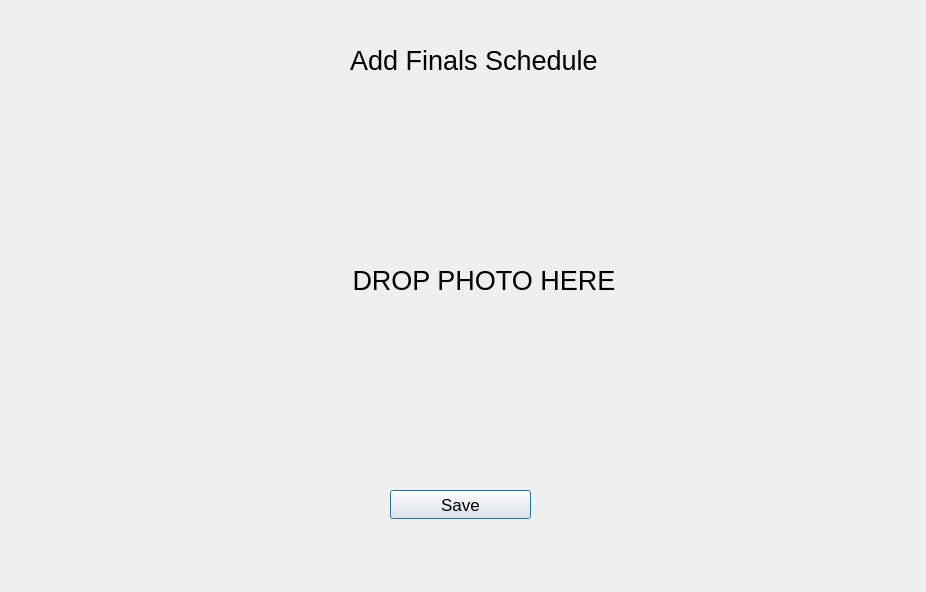
<?xml version="1.0" encoding="UTF-8"?>
<ui version="4.0">
 <class>AddFinalSchedule</class>
 <widget class="QDialog" name="AddFinalSchedule">
  <property name="geometry">
   <rect>
    <x>0</x>
    <y>0</y>
    <width>926</width>
    <height>592</height>
   </rect>
  </property>
  <property name="windowTitle">
   <string>Add Final Schedule</string>
  </property>
  <widget class="QPushButton" name="btn_save">
   <property name="geometry">
    <rect>
     <x>390</x>
     <y>490</y>
     <width>141</width>
     <height>29</height>
    </rect>
   </property>
   <property name="styleSheet">
    <string notr="true">font-size: 13pt;</string>
   </property>
   <property name="text">
    <string>Save</string>
   </property>
  </widget>
  <widget class="QLabel" name="label_2">
   <property name="geometry">
    <rect>
     <x>350</x>
     <y>40</y>
     <width>351</width>
     <height>41</height>
    </rect>
   </property>
   <property name="styleSheet">
    <string notr="true">font-size: 20pt;</string>
   </property>
   <property name="text">
    <string>Add Finals Schedule</string>
   </property>
  </widget>
  <widget class="QLabel" name="image_preview">
   <property name="geometry">
    <rect>
     <x>210</x>
     <y>110</y>
     <width>511</width>
     <height>341</height>
    </rect>
   </property>
   <property name="styleSheet">
    <string notr="true">font-size:20pt</string>
   </property>
   <property name="text">
    <string>                   DROP PHOTO HERE</string>
   </property>
  </widget>
 </widget>
 <resources/>
 <connections/>
</ui>
